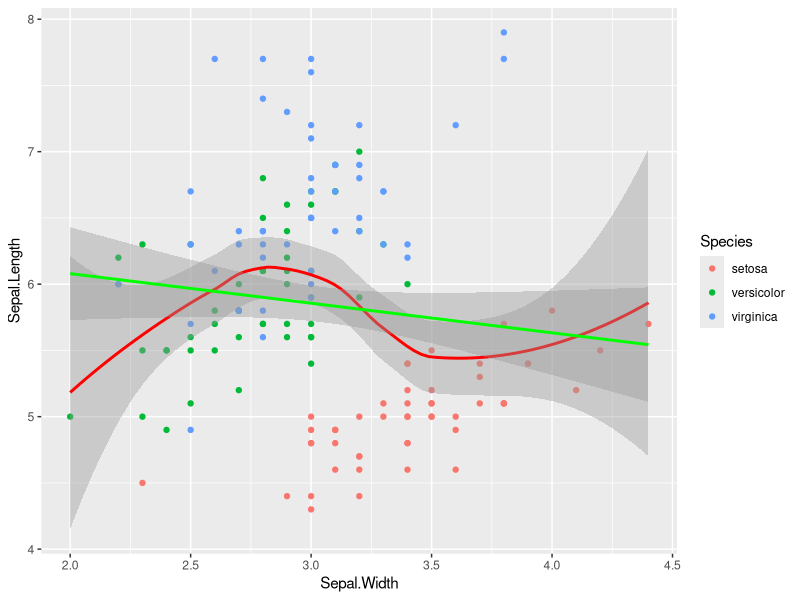

Here is the R script that generated this plot:
library(ggplot2)

print(typeof(iris))
print(iris)

ggplot(iris, aes(x=Sepal.Width, y=Sepal.Length, colour=Species)) +
    geom_point() +
    geom_smooth(colour="red") +
    geom_smooth(method="lm", colour="green") 

